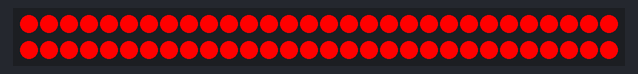
Simulated run of this sketch. Board: Arduino Uno, built with avr-gcc and run on an emulated ATmega328P. On the bench: 60 RGB LEDs in strip order, left to right, continuing on the next row. Dim RGB values are drawn brighter than linear; random numbers use the default seed unless the sketch sets one.

Above: at 3.2 s.
At 11.13 s:
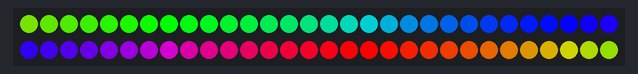
At 19.36 s:
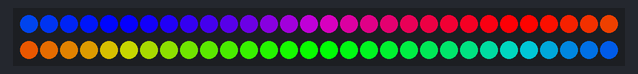
At 33.7 s:
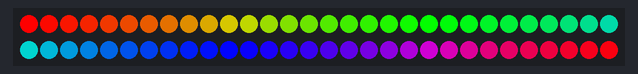
At 35.8 s:
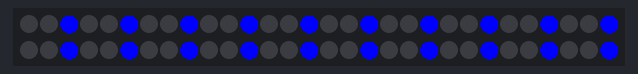
At 39.7 s:
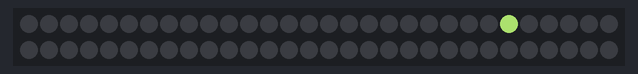

The sketch:

sketch_nov11a.ino
```cpp
#include <FastLED.h>

#define DATA_PIN    2
#define LED_TYPE    WS2812B
#define COLOR_ORDER GRB
#define NUM_LEDS    60

CRGB leds[NUM_LEDS];

void setup() {
  FastLED.addLeds<LED_TYPE, DATA_PIN, COLOR_ORDER>(leds, NUM_LEDS);
  Serial.begin(115200);
}

void loop() {
  demoMode();
}

void demoMode() {
  colorWipe(CRGB::Red, 50);
  delay(500);

  rainbowCycle(20);
  delay(500);

  theaterChase(CRGB::Blue, 50);
  delay(500);

  randomFlash(30);
  delay(500);

  colorBounce(CRGB::Green, 50);
  delay(500);
}

void colorWipe(CRGB color, int wait) {
  for (int i = 0; i < NUM_LEDS; i++) {
    leds[i] = color;
    FastLED.show();
    delay(wait);
  }
}

void rainbowCycle(int wait) {
  uint16_t i, j;
  for (j = 0; j < 256 * 5; j++) {
    for (i = 0; i < NUM_LEDS; i++) {
      leds[i] = Wheel(((i * 256 / NUM_LEDS) + j) & 255);
    }
    FastLED.show();
    delay(wait);
  }
}

void theaterChase(CRGB color, int wait) {
  for (int a = 0; a < 10; a++) {
    for (int b = 0; b < 3; b++) {
      for (int i = 0; i < NUM_LEDS; i = i + 3) {
        leds[i + b] = color;
      }
      FastLED.show();
      delay(wait);
      for (int i = 0; i < NUM_LEDS; i = i + 3) {
        leds[i + b] = CRGB::Black;
      }
    }
  }
}

void randomFlash(int wait) {
  for (int i = 0; i < 100; i++) {
    int randomLed = random(NUM_LEDS);
    leds[randomLed] = CRGB(random(256), random(256), random(256));
    FastLED.show();
    delay(wait);
    leds[randomLed] = CRGB::Black;
    FastLED.show();
    delay(wait);
  }
}

void colorBounce(CRGB color, int wait) {
  for (int i = 0; i < NUM_LEDS * 2; i++) {
    for (int j = 0; j < NUM_LEDS; j++) {
      if (i >= j && i < NUM_LEDS + j) {
        leds[j] = color;
      } else {
        leds[j] = CRGB::Black;
      }
    }
    FastLED.show();
    delay(wait);
  }
}

CRGB Wheel(byte WheelPos) {
  WheelPos = 255 - WheelPos;
  if (WheelPos < 85) {
    return CRGB(255 - WheelPos * 3, 0, WheelPos * 3);
  } else if (WheelPos < 170) {
    WheelPos -= 85;
    return CRGB(0, WheelPos * 3, 255 - WheelPos * 3);
  } else {
    WheelPos -= 170;
    return CRGB(WheelPos * 3, 255 - WheelPos * 3, 0);
  }
}
```

Measured:
- what the display in image 0 shows lasts 0.6 s, from 3.1 s to 3.7 s
- what the display in image 3 shows lasts 0.5 s, from 33.7 s to 34.2 s
